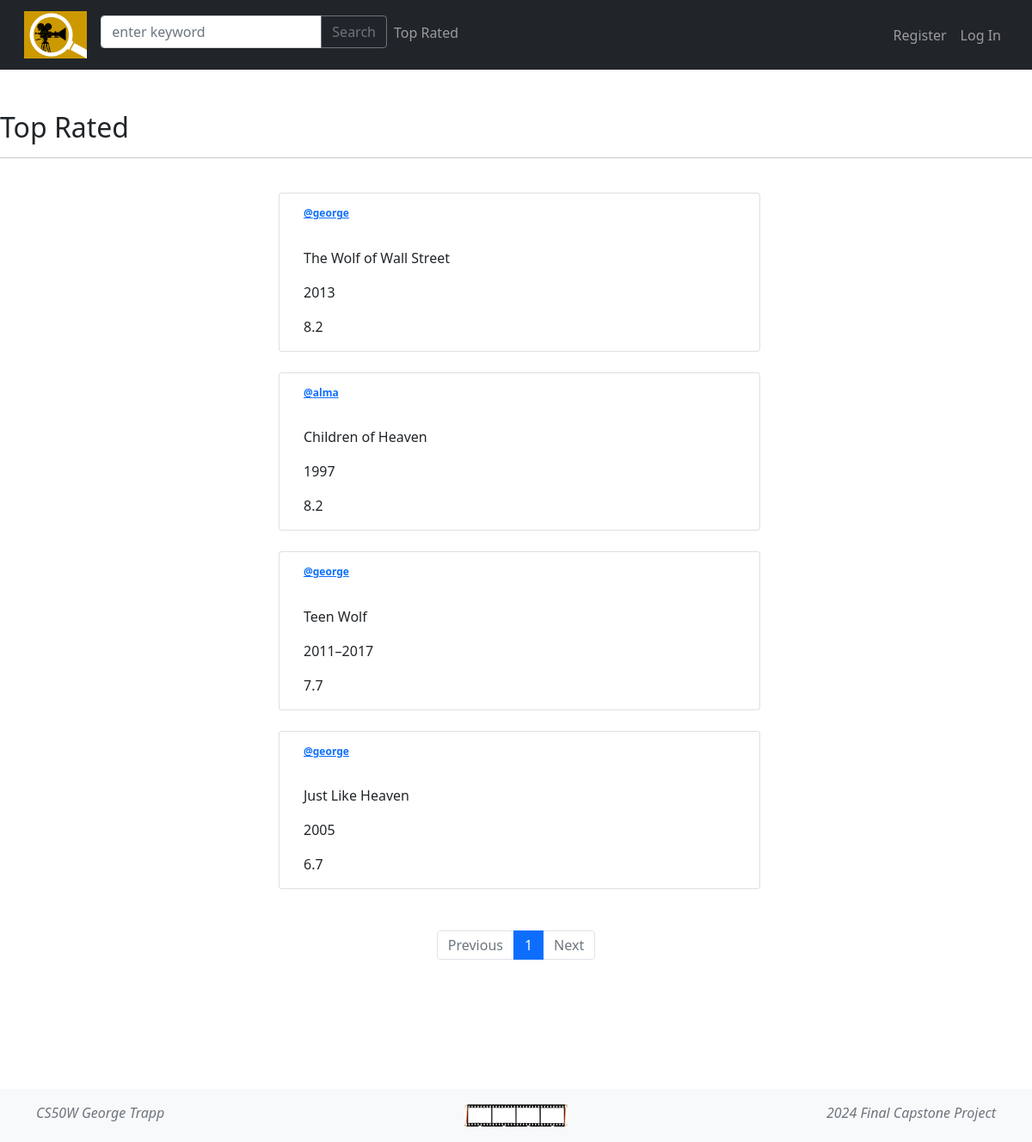
The app's page /top_rated with its own data.
### movies/models.py (models this page shows)
class Movie(models.Model):
    user = models.ForeignKey(User, on_delete=models.CASCADE, related_name="movie_user")
    imdb_id = models.CharField(unique=True, max_length=100)
    title = models.CharField(max_length=100)
    year = models.CharField(max_length=100)
    poster = models.CharField(max_length=1000)
    type = models.CharField(max_length=100)
    rated = models.CharField(max_length=10)
    runtime = models.CharField(max_length=10)
    director = models.CharField(max_length=100)
    actors = models.CharField(max_length=100)
    plot = models.CharField(max_length=1000)
    genre = models.CharField(max_length=100)
    awards = models.CharField(max_length=100)
    metascore = models.CharField(max_length=10)
    imdb_rating = models.CharField(max_length=10)
    is_bookmarked = models.BooleanField(default=True)
    my_list = models.ManyToManyField(User, blank=True, null=True, related_name="_movie_mylist")
    def __str__(self):
        return f"{self.user} {self.imdb_id} {self.title} {self.year} {self.poster} {self.type} {self.rated} {self.runtime} {self.director} {self.actors} {self.plot} {self.genre} {self.awards} {self.metascore} {self.imdb_rating}"

class User(AbstractUser):
    pass

### movies/views.py (the view)
# urls.py: path("top_rated", views.top_rated, name="_top_rated"),
def top_rated(request):
    movies = Movie.objects.all().order_by("imdb_rating").reverse()
    print("Debug - top_rated: ", Movie.objects.all())
    paginator = Paginator(movies, 5)
    page_number = request.GET.get('page')
    page_obj = paginator.get_page(page_number)
    return render(request, "movies/top-rated.html", {
        "page_obj": page_obj
    })

### movies/templates/movies/top-rated.html (shortened to what this page needs)
{% extends "movies/layout.html" %}
{% block body %}
<br>
<h2>Top Rated</h2>
<hr>
<br>
<div class="container">
   {% for movie in page_obj %}
   <div class="row justify-content-center mb-4">
      <div class="ms-2 card" style="width: 35rem" data-id="{{movie.id}}";>
         <div class="card-body rounded">
            <h5 class="card-title"><a href="{% url '_profile' user_id=movie.user.id%}"><b>@{{ movie.user}}</b></h5></a>
            <p class="card-text" id="post_content">{{movie.title}}</p>
            <p class="card-text" id="post_content">{{movie.year}}</p>
            <p class="card-text" id="post_content">{{movie.imdb_rating}}</p>
         </div>
      </div>
      <br>
   </div>
   {% endfor %}
   <br>
   <nav aria-label="Page">
      <ul class="pagination justify-content-center">
         {% if page_obj.has_previous %}
         <li class="page-item">
            <a class="page-link" href="?page={{ page_obj.previous_page_number }}">Previous</a>
         </li>
         {% else %}
         <li class="page-item disabled">
            <a class="page-link" href="#" tabindex="-1" aria-disabled="True">Previous</a>
         </li>
         {% endif %}
         {% for i in page_obj.paginator.page_range %}
         {% if page_obj.number == i %}
         <li class="page-item active" aria-current="page">
            <span class="page-link">
               {{ i }}
            </span>
         </li>
         {% else %}
         <li class="page-item"><a class="page-link" href="?page={{ i }}">{{ i }}</a></li>
         {% endif %}
         {% endfor %}
         {% if page_obj.has_next %}
         <li class="page-item">
            <a class="page-link" href="?page={{ page_obj.next_page_number }}">Next</a>
         </li>
         {% else %}
         <li class="page-item disabled">
            <a class="page-link" href="#" tabindex="-1" aria-disabled="True">Next</a>
         </li>
         {% endif %}
      </ul>
   </nav>
   {% endblock %}

### movies/static/movies/styles.css (style rules this page uses)
.card-title { font-size: .75rem; }
body { padding-bottom: 15%; }

### records on screen
Movie: user "george", title "The Wolf of Wall Street", year "2013", imdb_rating "8.2"
Movie: user "alma", title "Children of Heaven", year "1997", imdb_rating "8.2"
Movie: user "george", title "Teen Wolf", year "2011–2017", imdb_rating "7.7"
Movie: {{ movie.id }} 3 (drawn), user "george", title "Just Like Heaven", year "2005", imdb_rating "6.7"

### other values on screen
{{ i }} "1"
